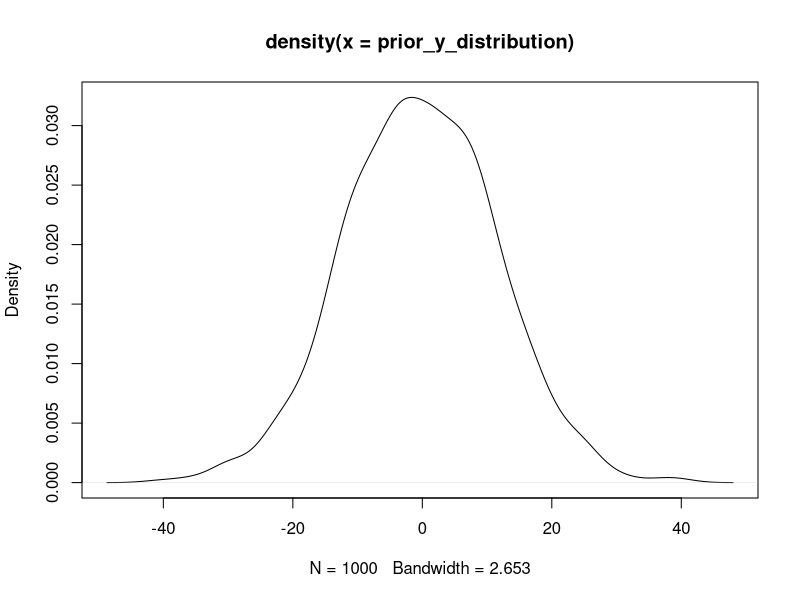

Reproduce this figure in R. (Note: this script raises an error after producing the figure.)
## ---- chunk 1
knitr::opts_chunk$set(echo = TRUE)
library(tidyverse)
#library(rethinking)
## ---- chunk 2
# sample sigma from a uniform dist from 0, 10
sigma_s <- runif(1000, 0, 10)
mu_s <- rnorm(1000, 0, 10)

prior_y_distribution <- rnorm(1000, mean=mu_s, sd=sigma_s)
plot(density(prior_y_distribution))

## ---- chunk 3

flist <- alist(
    y ~ dnorm( mu_s, sigma_s ) ,
    mu ~ dnorm( 0 , 10 ) ,
    sigma ~ dunif( 0 , 10 )
)
## ---- chunk 4
weights <- c(46.95, 43.72, 64.78, 32.59, 54.63)
#4.42
data(Howell1)
d <- Howell1
d2 <- d[ d$age >= 18 , ]

mean_weight <- d2$weight
  
